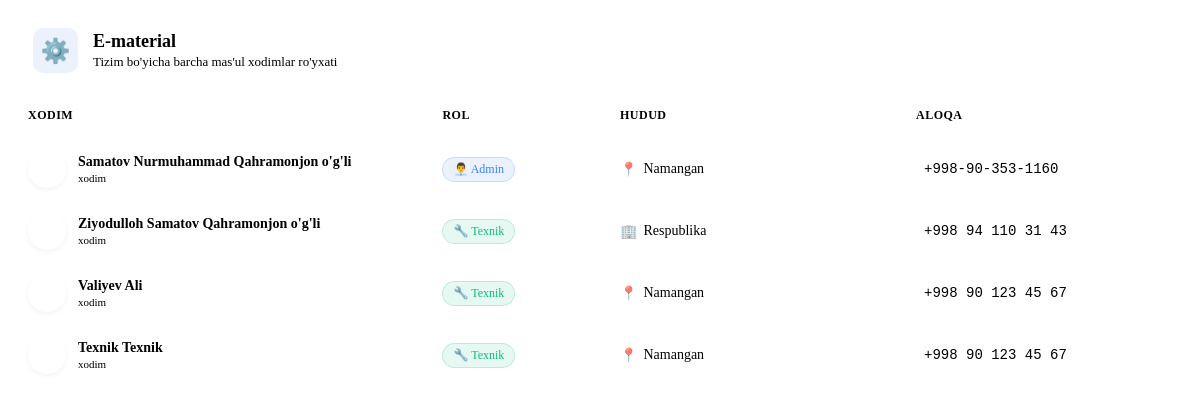
/tickets/system/5/responsibles/ (signed in), run on an earlier commit of the app's database.
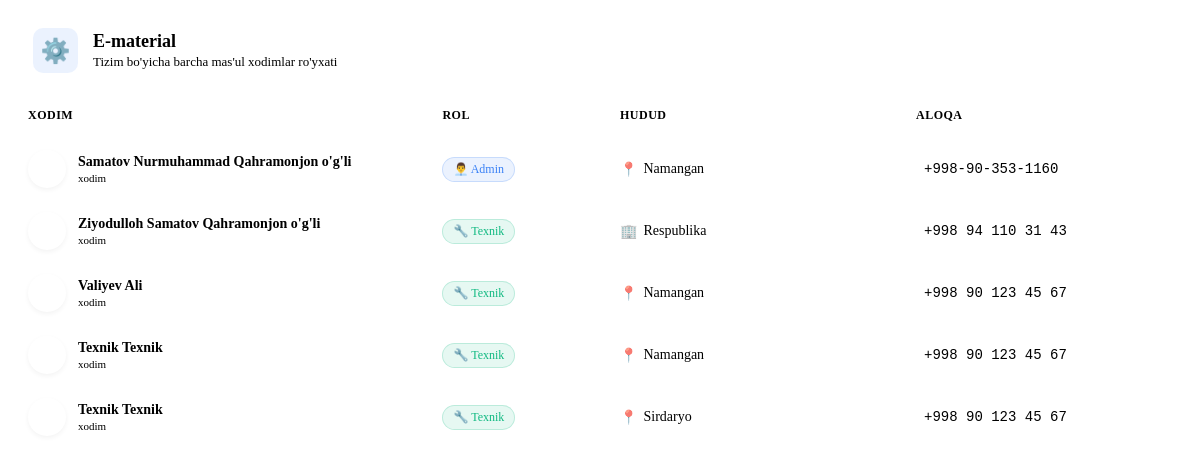
And on a later commit of the database.
### systems/models.py (models this page shows, shortened)
class SystemResponsible(models.Model):
    ROLE_CHOICES = [
        ('admin', _('Admin')),
        ('technician', _('Texnik xodim')),
    ]
    system = models.ForeignKey(
        System,
        on_delete=models.CASCADE,
        related_name='responsibles',
        verbose_name=_("Tizim")
    )
    user = models.ForeignKey(
        User,
        on_delete=models.CASCADE,
        related_name='system_responsibilities',
        verbose_name=_("Xodim")
    )
    role_in_system = models.CharField(
        max_length=20,
        choices=ROLE_CHOICES,
        verbose_name=_("Rol")
    )
    region = models.ForeignKey(
        Region,
        on_delete=models.CASCADE,
        null=True,
        blank=True,
        related_name='system_responsibles',
        verbose_name=_("Viloyat"),
        help_text=_("Agar bo'sh bo'lsa - respublika miqyosida mas'ul")
    )
    is_default = models.BooleanField(
        default=False,
        verbose_name=_("Asosiy mas'ul"),
        help_text=_("Region bo'sh va is_default=True bo'lsa - respublika mas'uli")
    )
    created_at = models.DateTimeField(auto_now_add=True, verbose_name=_("Yaratilgan"))
    class Meta:
        verbose_name = _("Tizim mas'uli")
        verbose_name_plural = _("Tizim mas'ullari")
        unique_together = [['system', 'user', 'region']]
        ordering = ['system', 'region']

### accounts/models.py (models this page shows, shortened)
class User(AbstractUser):
    ROLE_CHOICES = [
        ('user', _('Oddiy foydalanuvchi')),
        ('technician', _('Texnik xodim')),
        ('admin', _('Admin')),
        ('superadmin', _('Bosh admin')),
    ]
    LANGUAGE_CHOICES = [
        ('uz', _("O'zbekcha (Lotin)")),
        ('uz-cy', _("Ўзбекча (Кирилл)")),
        ('ru', _('Русский')),
    ]
    last_name = models.CharField(max_length=150, verbose_name=_("Familiya"))
    first_name = models.CharField(max_length=150, verbose_name=_("Ism"))
    middle_name = models.CharField(max_length=150, blank=True, verbose_name=_("Sharif"))
    region = models.ForeignKey(
        Region,
        on_delete=models.SET_NULL,
        null=True,
        blank=True,
        verbose_name=_("Viloyat")
    )
    department = models.ForeignKey(
        Department,
        on_delete=models.SET_NULL,
        null=True,
        blank=True,
        verbose_name=_("Hududiy bo'lim")
    )
    position = models.CharField(max_length=200, blank=True, verbose_name=_("Lavozim"))
    phone = models.CharField(max_length=20, blank=True, verbose_name=_("Telefon"))
    role = models.CharField(
        max_length=20,
        choices=ROLE_CHOICES,
        default='user',
        verbose_name=_("Rol")
    )
    language = models.CharField(
        max_length=10,
        choices=LANGUAGE_CHOICES,
        default='uz',
        verbose_name=_("Til")
    )
    avatar = models.ImageField(
        upload_to='avatars/',
        blank=True,
        null=True,
        verbose_name=_("Avatar")
    )
    is_active = models.BooleanField(default=True, verbose_name=_("Aktiv"))
    created_at = models.DateTimeField(auto_now_add=True, verbose_name=_("Yaratilgan"))
    updated_at = models.DateTimeField(auto_now=True, verbose_name=_("O'zgartirilgan"))
    class Meta:
        verbose_name = _("Foydalanuvchi")
        verbose_name_plural = _("Foydalanuvchilar")
        ordering = ['-created_at']
    def get_full_name(self):
        parts = [self.last_name, self.first_name]
        if self.middle_name:
            parts.append(self.middle_name)
        return ' '.join(parts)
    def is_technician(self):
        return self.role == 'technician'

class Region(models.Model):
    name = models.CharField(max_length=100, verbose_name=_("Viloyat nomi"))
    code = models.CharField(max_length=10, unique=True, verbose_name=_("Kod"))
    is_active = models.BooleanField(default=True, verbose_name=_("Faol"))
    class Meta:
        verbose_name = _("Viloyat")
        verbose_name_plural = _("Viloyatlar")
        ordering = ['name']

### tickets/views.py (the view)
# urls.py: path('system/<int:system_id>/responsibles/', views.system_responsibles_modal_view, name='system_responsibles_modal'),
@login_required
def system_responsibles_modal_view(request, system_id):
    system = get_object_or_404(System, id=system_id)
    responsibles = SystemResponsible.objects.filter(
        system=system
    ).select_related('user', 'region').order_by('role_in_system', 'region__name')
    context = {
        'system': system,
        'responsibles': responsibles
    }
    return render(request, 'tickets/partials/modal_content.html', context)

### accounts/context_processors.py (called while the page is built, shortened)
def new_tickets_count(request):
    if not request.user.is_authenticated:
        return {'new_tickets_count': 0}
    if not request.user.is_technician():
        return {'new_tickets_count': 0}

### templates/tickets/partials/modal_content.html (shortened to what this page needs)
{% load i18n %}
<div class="modal-header-styled">
    <div class="modal-icon-box">
        ⚙️
    </div>
    <div class="modal-title-box">
        <h3 class="m-title">{{ system.name }}</h3>
        <span class="m-subtitle">{% trans "Tizim bo'yicha barcha mas'ul xodimlar ro'yxati" %}</span>
    </div>
</div>
<div class="modal-body-styled">
    <div class="table-responsive">
        <table class="modern-table">
            <thead>
                <tr>
                    <th width="35%">{% trans "Xodim" %}</th>
                    <th width="15%">{% trans "Rol" %}</th>
                    <th width="25%">{% trans "Hudud" %}</th>
                    <th width="25%">{% trans "Aloqa" %}</th>
                </tr>
            </thead>
            <tbody>
                {% for resp in responsibles %}
                <tr>
                    <td>
                        <div class="user-profile-cell">
                            {% if resp.user.photo %}
                                <img src="{{ resp.user.photo.url }}" class="user-avatar-img" alt="">
                            {% else %}
                                <div class="user-avatar-placeholder">
                                </div>
                            {% endif %}
                            <div class="user-text-info">
                                <span class="u-name">{{ resp.user.get_full_name }}</span>
                                <span class="u-job">
                                    {% if resp.user.job_title %}
                                        {{ resp.user.job_title }}
                                    {% else %}
                                        xodim
                                    {% endif %}
                                </span>
                            </div>
                        </div>
                    </td>
                    <td>
                        {% if resp.role_in_system == 'admin' %}
                            <span class="status-badge badge-admin">
                                👨‍💼 Admin
                            </span>
                        {% else %}
                            <span class="status-badge badge-tech">
                                🔧 Texnik
                            </span>
                        {% endif %}
                    </td>
                    <td>
                        <div class="region-cell">
                            {% if resp.region %}
                                <span class="region-icon">📍</span> {{ resp.region.name }}
                            {% else %}
                                <span class="region-icon">🏢</span> <span class="text-highlight">{% trans "Respublika" %}</span>
                            {% endif %}
                        </div>
                    </td>
                    <td>
                        {% if resp.user.phone %}
                            <a href="tel:{{ resp.user.phone }}" class="phone-link">
                                {{ resp.user.phone }}
                            </a>
                        {% else %}
                            <span class="text-muted">-</span>
                        {% endif %}
                    </td>
                </tr>
                {% endfor %}
            </tbody>
        </table>
    </div>
</div>

What changed in the data, as far as the page shows it:
added SystemResponsible: user.get_full_name "Texnik Texnik", shows "xodim", role_in_system "🔧 Texnik", region.name "Sirdaryo", user.phone "+998 90 123 45 67"
